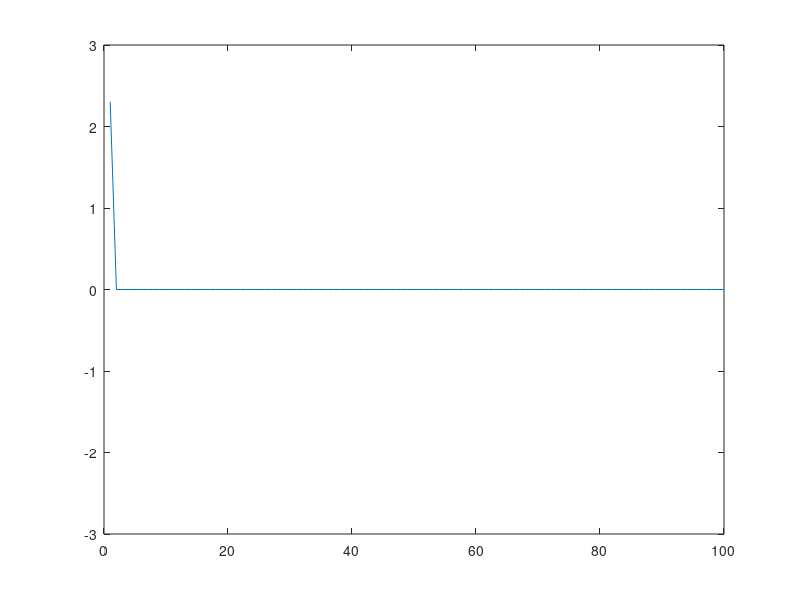

Write MATLAB code to recreate this figure.
close all;
clear all;
clc;
length = 100;
time = 400;
dz = 1;
epsilon = ones(1,length);  #creates a 1D array of ones epsilon varying with position
mu = epsilon;   #similarly as epsilon
#epsilon(1,length/2:2*length/3) = 9;
c = 1/sqrt((min(epsilon))*(min(mu))); #velocity of EM wave
dt = dz/c;

ex = zeros(1,length);    
hy = ex;

for t = 1:dt:time
ex(1) = sin(10*pi*t/180);
#    if t == 1
#        ex(1) = 1;
#    else
#        ex(1) = 0;
#    end
    for i =1:dz:length-1
        hy(i) = hy(i) - dt/(mu(i)*dz)*(ex(i+1)-ex(i));   #calculation of hy in future instant
    end
    #ex(length) = ex(length-1);  #absorbing boundary condition,makes use of neumann boundary condition
    #ex(length/2) = 0;
    for  i = 1:dz:length-1    
        ex(i) = ex(i) - dt/(epsilon(i)*dz)*(hy(i+1)-hy(i));  #calculation of ex in future instant
    end
    #we cant calculate electric field and magnetic field simulataneously coupled things cant be calculated simultaneosly
    plot(ex);
    axis([0 length -3 3]);
    pause(0.001);
end 